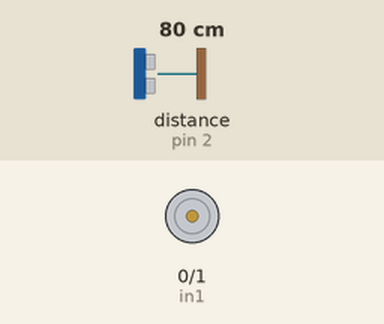
A sketch run on a simulated Arduino Uno, built with avr-gcc and run on an emulated ATmega328P. Shown: motor-driver pin pairs drawn as motors (green arrow = first pin HIGH = forward, orange = second pin HIGH = backward, longer = more drive). Wiring (inferred from the names in the program): ultrasonic range finder: trigger pin 3; echo pin 2. The test bench sets the inputs (shaded band); at power-on: distance to the obstacle (sensor on pin 2) 80 cm. The echo pulse lasts 58.3 µs per cm.

Above: at 1.3 s.
1.4 s: distance to the obstacle (sensor on pin 2) set to 2 cm
At 2.7 s:
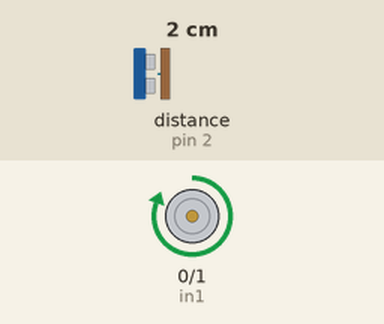
3.0 s: distance to the obstacle (sensor on pin 2) set to 9 cm
At 3.3 s:
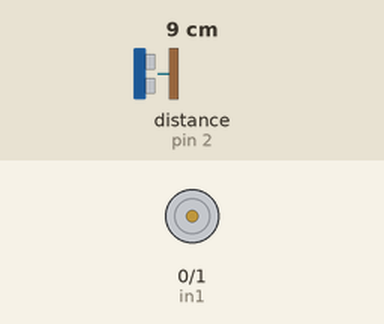
4.5 s: distance to the obstacle (sensor on pin 2) set to 4 cm
At 5.8 s:
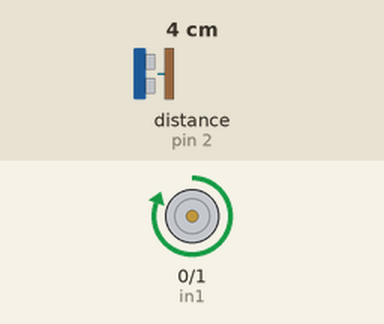
Timing chart, 0 to 7.5 s (numbered marks = the images above; inputs shaded):
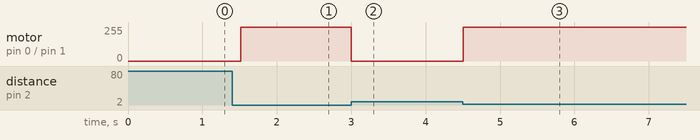

Measured:
- after the input at 1.4 s, motor on pin 0 (in1) / pin 1 (in2): stopped → forward 255/255 after 0.12 s
- after the input at 3.0 s, motor on pin 0 (in1) / pin 1 (in2): forward 255/255 → stopped at once
- after the input at 4.5 s, motor on pin 0 (in1) / pin 1 (in2): stopped → forward 255/255 at once

The sketch:

arduino.ino
```cpp
const int trigPin = 3;
const int echoPin = 2;
const int led = 8;
float duration,distance;
int in1 = 0;
int in2 = 1;


void setup() {
  // put your setup code here, to run once:
pinMode(trigPin,OUTPUT);
pinMode(echoPin,INPUT);
pinMode(in1,OUTPUT);
pinMode(in2,OUTPUT);
}

void TurnMotorA(){
  digitalWrite(in1, HIGH);
  digitalWrite(in2, LOW);
}

void TurnOFFA(){
  digitalWrite(in1, LOW);
  digitalWrite(in2, LOW);
}

void loop() {
  // put your main code here, to run repeatedly:

digitalWrite(trigPin, LOW);
delayMicroseconds(2);
digitalWrite(trigPin, HIGH);
delayMicroseconds(10);
digitalWrite(trigPin, LOW);
duration = pulseIn(echoPin, HIGH);
distance = (duration*.0343)/2;
if(distance <= 8 )//input ur distance here
{
  TurnMotorA();
}
else{
  TurnOFFA();
  delay(500);
}

}
```
